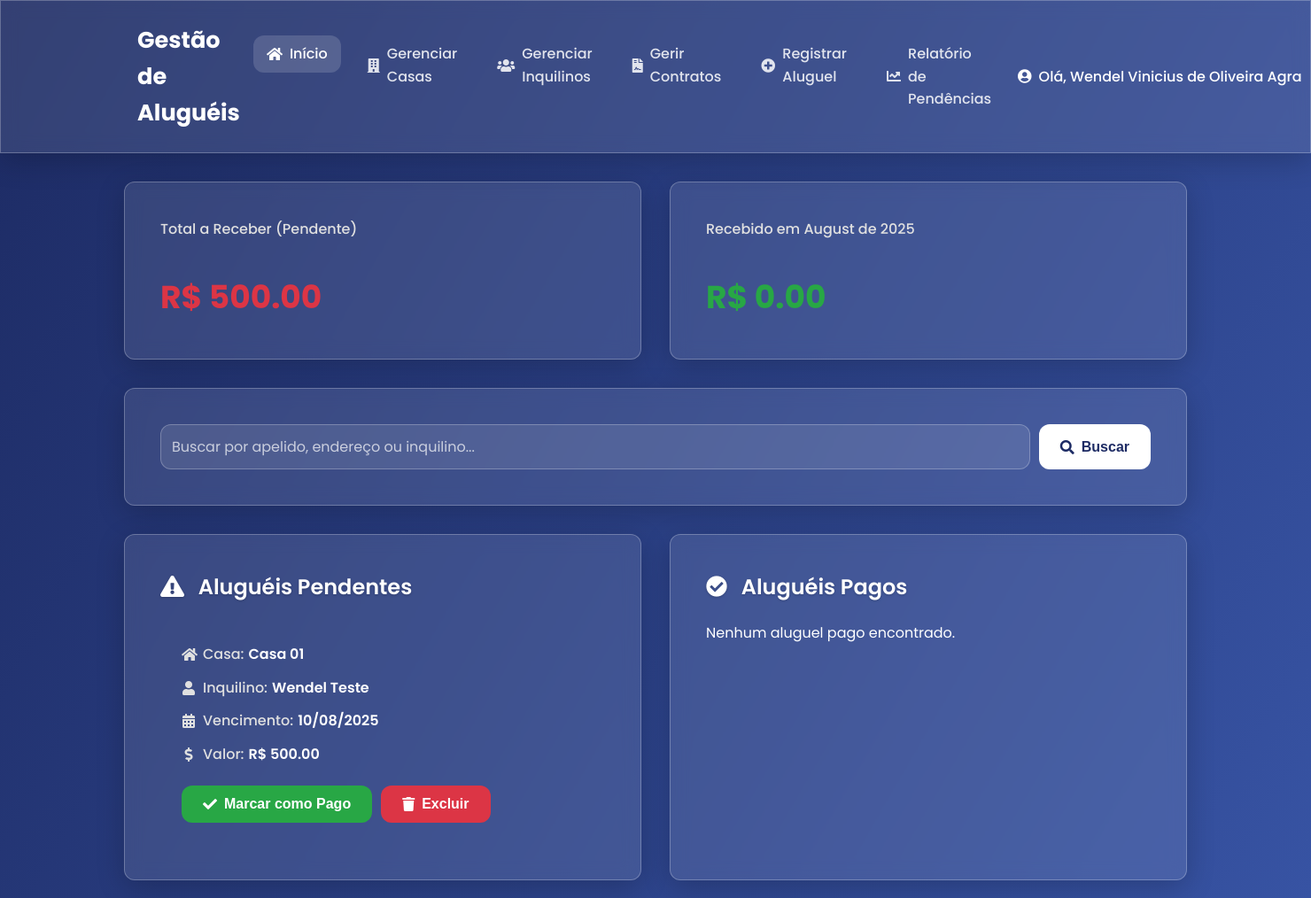
The page / (signed in) on the database its author committed.
### tables this page shows
CREATE TABLE usuarios (
            id INTEGER PRIMARY KEY AUTOINCREMENT,
            username TEXT NOT NULL UNIQUE,
            password TEXT NOT NULL
        );

CREATE TABLE alugueis (
            id INTEGER PRIMARY KEY AUTOINCREMENT,
            casa_id INTEGER NOT NULL,
            inquilino_id INTEGER,
            mes_referencia TEXT, 
            pago INTEGER NOT NULL DEFAULT 0,
            data_vencimento TEXT,
            valor_aluguel REAL,
            FOREIGN KEY (casa_id) REFERENCES casas (id),
            FOREIGN KEY (inquilino_id) REFERENCES inquilinos (id)
        );

CREATE TABLE casas (
            id INTEGER PRIMARY KEY AUTOINCREMENT,
            endereco TEXT NOT NULL,
            valor_aluguel REAL NOT NULL
        , apelido TEXT, usuario_id INTEGER REFERENCES usuarios(id));

CREATE TABLE inquilinos (
            id INTEGER PRIMARY KEY AUTOINCREMENT,
            nome TEXT NOT NULL,
            telefone TEXT NOT NULL
        , usuario_id INTEGER REFERENCES usuarios(id));

### app.py (the view)
@app.route('/')
@login_required
def index():
    db = get_db()
    termo_busca = request.args.get('busca', '')
    query_sql = """
    SELECT a.id, a.data_vencimento, a.pago, a.valor_aluguel, c.apelido as apelido_casa, i.nome as nome_inquilino, d.nome_original as nome_documento, d.nome_seguro as caminho_documento
    FROM alugueis a JOIN casas c ON a.casa_id = c.id LEFT JOIN inquilinos i ON a.inquilino_id = i.id LEFT JOIN documentos d ON d.aluguel_id = a.id
    WHERE c.usuario_id = ?"""
    params = [current_user.id]
    if termo_busca:
        query_sql += " AND (LOWER(COALESCE(i.nome, '')) LIKE ? OR LOWER(c.endereco) LIKE ? OR LOWER(c.apelido) LIKE ?)"
        search_term = f"%{termo_busca.lower()}%"
        params.extend([search_term, search_term, search_term])
    query_sql += " ORDER BY a.data_vencimento DESC"
    alugueis = db.execute(query_sql, params).fetchall()
    hoje = date.today()
    pendentes_processados = []
    for aluguel in alugueis:
        aluguel_dict = dict(aluguel)
        vencimento_dt = datetime.strptime(aluguel_dict['data_vencimento'], '%Y-%m-%d').date()
        aluguel_dict['vencimento_br'] = vencimento_dt.strftime('%d/%m/%Y')
        if aluguel_dict['pago'] == 0:
            aluguel_dict['vencido'] = vencimento_dt < hoje
            pendentes_processados.append(aluguel_dict)
    pagos = [dict(aluguel) for aluguel in alugueis if aluguel['pago'] == 1]
    for aluguel_pago in pagos:
        vencimento_dt = datetime.strptime(aluguel_pago['data_vencimento'], '%Y-%m-%d').date()
        aluguel_pago['vencimento_br'] = vencimento_dt.strftime('%d/%m/%Y')
    total_pendente = sum(p['valor_aluguel'] for p in pendentes_processados if p['valor_aluguel'] is not None)
    mes_atual_str = hoje.strftime('%Y-%m')
    total_recebido_mes_row = db.execute("SELECT SUM(a.valor_aluguel) as total FROM alugueis a JOIN casas c ON a.casa_id = c.id WHERE a.pago = 1 AND strftime('%Y-%m', a.data_vencimento) = ? AND c.usuario_id = ?", (mes_atual_str, current_user.id)).fetchone()
    total_recebido_mes = total_recebido_mes_row['total'] or 0
    nome_mes_atual = hoje.strftime('%B de %Y').capitalize()
    return render_template('index.html', pendentes=pendentes_processados, pagos=pagos, termo_busca=termo_busca, total_pendente=total_pendente, total_recebido_mes=total_recebido_mes, nome_mes_atual=nome_mes_atual)

### app.py (called while the page is built)
@login_manager.user_loader
def load_user(user_id):
    db = get_db()
    user_data = db.execute('SELECT id, username FROM usuarios WHERE id = ?', (user_id,)).fetchone()
    if user_data:
        return User(id=user_data['id'], username=user_data['username'])
    return None

def get_db():
    db = getattr(g, '_database', None)
    if db is None:
        db = g._database = sqlite3.connect(DATABASE)
        db.row_factory = sqlite3.Row
    return db

@app.teardown_appcontext
def close_connection(exception):
    db = getattr(g, '_database', None)
    if db is not None:
        db.close()

### templates/index.html (shortened to what this page needs)
<!DOCTYPE html>
<html lang="pt-br">
<head>
    <link rel="stylesheet" href="{{ url_for('static', filename='css/style.css') }}">
    <link rel="stylesheet" href="https://cdnjs.cloudflare.com/ajax/libs/font-awesome/5.15.4/css/all.min.css">
</head>
<body>
    <header>
        <nav>
            <a href="{{ url_for('index') }}" class="logo">Gestão de Aluguéis</a>
            <ul>
                <li><a href="{{ url_for('index') }}" class="active"><i class="fas fa-home"></i> Início</a></li>
                <li><a href="{{ url_for('listar_casas') }}"><i class="fas fa-building"></i> Gerenciar Casas</a></li>
                <li><a href="{{ url_for('listar_inquilinos') }}"><i class="fas fa-users"></i> Gerenciar Inquilinos</a></li>
                <li><a href="{{ url_for('listar_contratos') }}"><i class="fas fa-file-contract"></i> Gerir Contratos</a></li>
                <li><a href="{{ url_for('pagina_alugueis') }}"><i class="fas fa-plus-circle"></i> Registrar Aluguel</a></li>
                <li><a href="{{ url_for('listar_pendentes') }}"><i class="fas fa-chart-line"></i> Relatório de Pendências</a></li>
            </ul>
            <div class="user-menu">
                {% if current_user.is_authenticated %}
                    <a href="{{ url_for('perfil') }}" class="welcome-message"><i class="fas fa-user-circle"></i> Olá, {{ current_user.username }}</a>
                {% endif %}
            </div>
        </nav>
    </header>
    <main class="container">
        <div class="metrics-container">
            <div class="metric-card">
                <h3>Total a Receber (Pendente)</h3>
                <p class="valor-pendente">R$ {{ "%.2f"|format(total_pendente) }}</p>
            </div>
            <div class="metric-card">
                <h3>Recebido em {{ nome_mes_atual }}</h3>
                <p class="valor-recebido">R$ {{ "%.2f"|format(total_recebido_mes) }}</p>
            </div>
        </div>
        <div class="search-container content-section">
            <form method="get" action="{{ url_for('index') }}"><div class="search-form-group"><input type="text" name="busca" placeholder="Buscar por apelido, endereço ou inquilino..." value="{{ termo_busca or '' }}"><button type="submit" class="btn"><i class="fas fa-search"></i> Buscar</button></div></form>
        </div>
        <div class="rental-lists">
            <section class="content-section">
                <h2><i class="fas fa-exclamation-triangle"></i> Aluguéis Pendentes</h2>
                <div class="rental-list">
                    {% for aluguel in pendentes %}
                    <div class="card {% if aluguel.vencido %}card-vencido{% endif %}">
                        <p><i class="fas fa-home"></i><span class="label">Casa:</span> <span class="value">{{ aluguel.apelido_casa }}</span></p>
                        <p><i class="fas fa-user"></i><span class="label">Inquilino:</span> <span class="value">{{ aluguel.nome_inquilino or 'Inquilino Removido' }}</span></p>
                        <p><i class="fas fa-calendar-alt"></i><span class="label">Vencimento:</span> <span class="value">{{ aluguel.vencimento_br }}</span></p>
                        <p><i class="fas fa-dollar-sign"></i><span class="label">Valor:</span> <span class="value">R$ {{ "%.2f"|format(aluguel.valor_aluguel) }}</span></p>
                        <div class="card-actions">
                            <form action="{{ url_for('dar_baixa', aluguel_id=aluguel.id) }}" method="post" style="display: inline;"><button type="submit" class="btn btn-success"><i class="fas fa-check"></i> Marcar como Pago</button></form>
                            <form action="{{ url_for('excluir_aluguel', aluguel_id=aluguel.id) }}" method="post" style="display: inline;" onsubmit="return confirm('Tem certeza?');"><button type="submit" class="btn btn-danger"><i class="fas fa-trash"></i> Excluir</button></form>
                        </div>
                    </div>
                    {% else %}
                    <p>Nenhum aluguel pendente encontrado.</p>
                    {% endfor %}
                </div>
            </section>
            <section class="content-section">
                <h2><i class="fas fa-check-circle"></i> Aluguéis Pagos</h2>
                <div class="rental-list">
                    {% for aluguel in pagos %}
                    <div class="card">
                        <p><i class="fas fa-home"></i><span class="label">Casa:</span> <span class="value">{{ aluguel.apelido_casa }}</span></p>
                        <p><i class="fas fa-user"></i><span class="label">Inquilino:</span> <span class="value">{{ aluguel.nome_inquilino or 'Inquilino Removido' }}</span></p>
                        <p><i class="fas fa-calendar-alt"></i><span class="label">Vencimento:</span> <span class="value">{{ aluguel.vencimento_br }}</span></p>
                        <p><i class="fas fa-dollar-sign"></i><span class="label">Valor:</span> <span class="value">R$ {{ "%.2f"|format(aluguel.valor_aluguel) }}</span></p>
                        {% if aluguel.nome_documento %}<div class="document-link"><a href="{{ url_for('download_file', filename=aluguel.caminho_documento) }}" target="_blank"><i class="fas fa-file-download"></i> Baixar {{ aluguel.nome_documento }}</a></div>{% endif %}
                        <div class="card-actions">
                            <form action="{{ url_for('excluir_aluguel', aluguel_id=aluguel.id) }}" method="post" onsubmit="return confirm('Tem certeza?');"><button type="submit" class="btn btn-danger"><i class="fas fa-trash"></i> Excluir</button></form>
                        </div>
                    </div>
                    {% else %}
                    <p>Nenhum aluguel pago encontrado.</p>
                    {% endfor %}
                </div>
            </section>
        </div>
    </main>
</body>
</html>

### static/css/style.css (style rules this page uses)
:root { --primary-color: #ffffff; --secondary-color: #e0e0e0; --background-gradient: linear-gradient(120deg, #1d2b64, #3753a3); --glass-bg: rgba(255, 255, 255, 0.1); --glass-border: rgba(255, 255, 255, 0.25); --success-color: #28a745; --pending-color: #dc3545; --border-radius: 12px; --box-shadow: 0 8px 32px 0 rgba(0, 0, 0, 0.2); }
body { font-family: 'Poppins', sans-serif; background: var(--background-gradient); color: var(--primary-color); margin: 0; line-height: 1.6; }
.container { max-width: 1200px; margin: 20px auto; padding: 0 20px; }
main.container { animation: fadeIn 0.5s ease-in-out; }
header { background: var(--glass-bg); backdrop-filter: blur(10px); box-shadow: var(--box-shadow); border: 1px solid var(--glass-border); padding: 1rem 0; margin-bottom: 2rem; position: sticky; top: 0; z-index: 1000; }
nav { display: flex; justify-content: space-between; align-items: center; max-width: 1200px; margin: 0 auto; padding: 0 20px; }
nav .logo { font-size: 1.6rem; font-weight: 700; color: white; text-decoration: none; }
nav ul { list-style: none; display: flex; gap: 15px; margin: 0; padding: 0; }
nav a { display: flex; align-items: center; gap: 8px; text-decoration: none; color: rgba(255, 255, 255, 0.85); font-weight: 500; padding: 8px 15px; border-radius: var(--border-radius); transition: all 0.3s ease-in-out; }
nav a:hover, nav a.active { background-color: rgba(255, 255, 255, 0.15); color: white; }
.user-menu { display: flex; align-items: center; gap: 15px; }
.welcome-message { color: white; font-weight: 500; text-decoration: none; transition: color 0.3s; display: flex; align-items: center; gap: 8px; white-space: nowrap; }
.form-container, .content-section, .metric-card, .search-container { background: var(--glass-bg); backdrop-filter: blur(10px); padding: 2.5rem; border-radius: var(--border-radius); box-shadow: var(--box-shadow); border: 1px solid var(--glass-border); }
h1, h2 { color: var(--primary-color); text-shadow: 0 1px 3px rgba(0,0,0,0.2); margin-top: 0; font-weight: 600; }
h1 .fas, h2 .fas { margin-right: 10px; }
input[type="text"], input[type="number"], input[type="month"], input[type="password"], input[type="date"], select, .form-control-file { width: 100%; padding: 12px; border: 1px solid var(--glass-border); border-radius: var(--border-radius); box-sizing: border-box; font-size: 1rem; font-family: 'Poppins', sans-serif; transition: all 0.3s; background: rgba(255, 255, 255, 0.1); color: white; }
input::placeholder, select { color: rgba(255, 255, 255, 0.7); }
.btn { display: inline-flex; align-items: center; justify-content: center; gap: 8px; padding: 12px 24px; border: none; border-radius: var(--border-radius); background-color: #fff; color: #1d2b64; font-size: 1rem; font-weight: 600; cursor: pointer; text-align: center; text-decoration: none; transition: all 0.3s ease; }
.btn-success { background-color: var(--success-color); color: white; }
.btn-danger { background-color: var(--pending-color); color: white; }
.rental-lists { display: grid; grid-template-columns: 1fr 1fr; gap: 2rem; }
.rental-list .card { padding: 1.5rem; display: flex; flex-direction: column; gap: 12px; }
.card p { margin: 0; display: flex; align-items: center; color: #e0e0e0; }
.card p .fas { margin-right: 8px; width: 16px; text-align: center; }
.card .label { font-weight: 500; margin-right: 5px; }
.card .value { font-weight: 600; color: var(--primary-color); }
.card-actions { margin-top: auto; padding-top: 10px; display: flex; gap: 10px; }
.search-container { margin-bottom: 2rem; }
.search-form-group { display: flex; gap: 10px; }
.search-form-group input { flex-grow: 1; }
.metrics-container { display: grid; grid-template-columns: repeat(auto-fit, minmax(250px, 1fr)); gap: 2rem; margin-bottom: 2rem; }
.metric-card h3 { margin-top: 0; font-size: 1rem; color: #e0e0e0; font-weight: 500; }
.metric-card p { margin-bottom: 0; font-size: 2.25rem; font-weight: 700; }
.metric-card .valor-pendente { color: var(--pending-color); }
.metric-card .valor-recebido { color: var(--success-color); }

### rows shown on the page
usuarios: username "Wendel Vinicius de Oliveira Agra"
alugueis: apelido_casa "Casa 01", nome "Wendel Teste", vencimento_br "10/08/2025", valor_aluguel "500.00"

### other values the page prints
{{ "%.2f"|format(total_pendente) }} "500.00"
{{ nome_mes_atual }} "August de 2025"
{{ "%.2f"|format(total_recebido_mes) }} "0.00"
